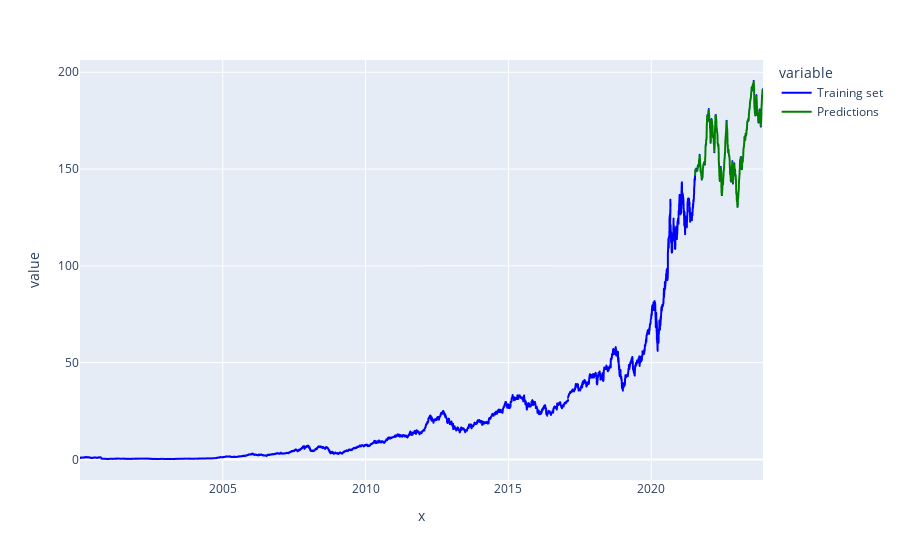

Source (notebook cell):
### Code cell
fig = px.line(x=data['Date'], y=[data['Close'],data['Predictions']])
fig.data[0].name="Training set"
fig.data[0].hovertemplate = "Training set"
fig.data[0].line.color="blue"
fig.data[1].name="Predictions"
fig.data[1].hovertemplate = "Predictions"
fig.data[1].line.color="green"
fig.show()

### Figure 1 — Plotly figure (JSON) as saved in the notebook; plotly's stock layout.template omitted (floating-point values rounded to 4 significant figures; data arrays with more than 128 entries replaced by an {"elided": "..."} marker saying what was removed)
{"data": [{"hovertemplate": "Training set", "legendgroup": "wide_variable_0", "line": {"color": "blue", "dash": "solid"}, "marker": {"symbol": "circle"}, "mode": "lines", "name": "Training set", "showlegend": true, "type": "scattergl", "x": {"elided": "6016 str values"}, "xaxis": "x", "y": {"elided": "6016 float values"}, "yaxis": "y"}, {"hovertemplate": "Predictions", "legendgroup": "wide_variable_1", "line": {"color": "green", "dash": "solid"}, "marker": {"symbol": "circle"}, "mode": "lines", "name": "Predictions", "showlegend": true, "type": "scattergl", "x": {"elided": "6016 str values"}, "xaxis": "x", "y": {"elided": "6016 float values"}, "yaxis": "y"}], "layout": {"legend": {"title": {"text": "variable"}, "tracegroupgap": 0}, "margin": {"t": 60}, "xaxis": {"anchor": "y", "domain": [0, 1], "title": {"text": "x"}}, "yaxis": {"anchor": "x", "domain": [0, 1], "title": {"text": "value"}}}}
